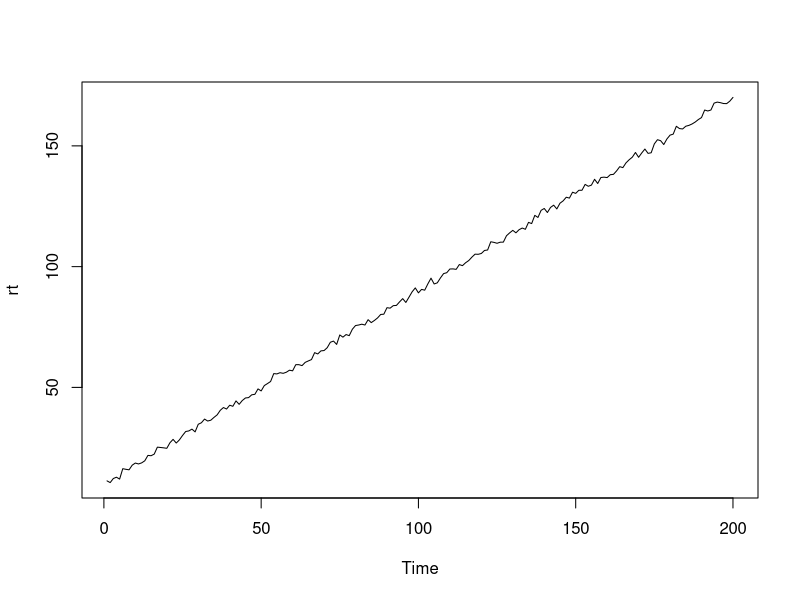
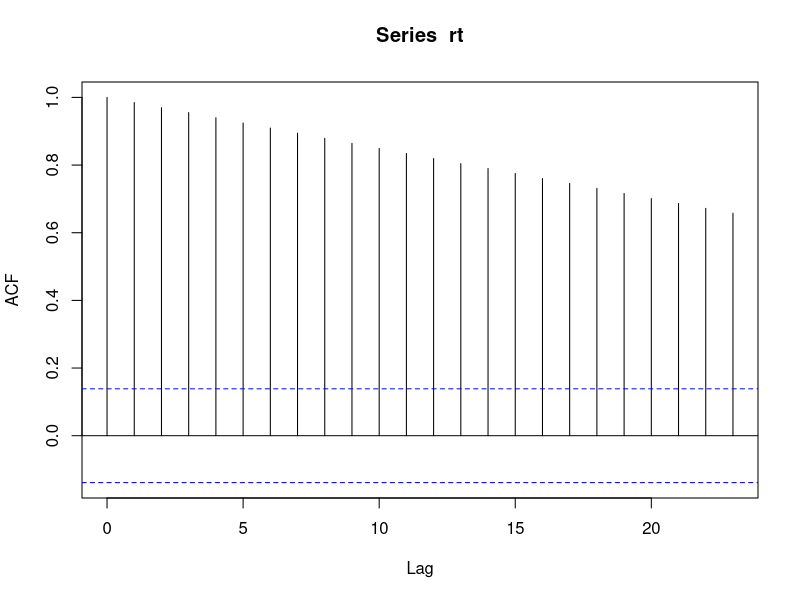
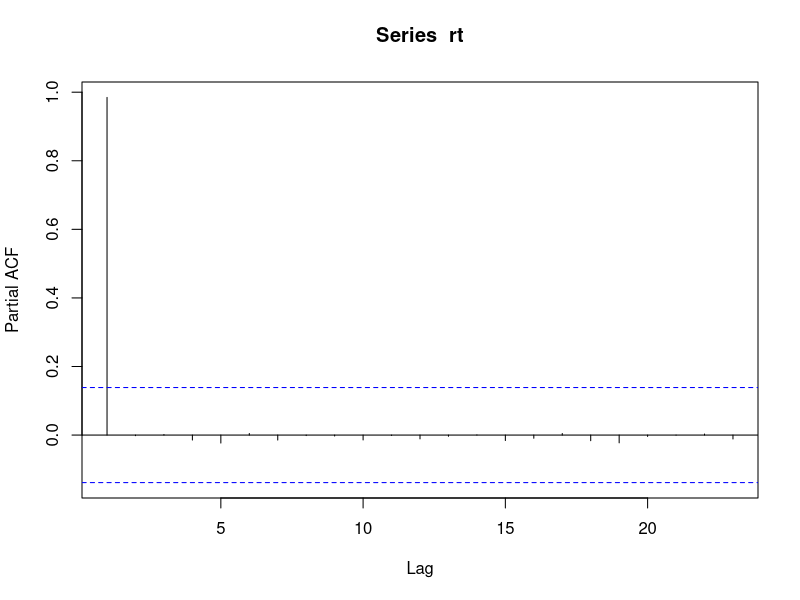
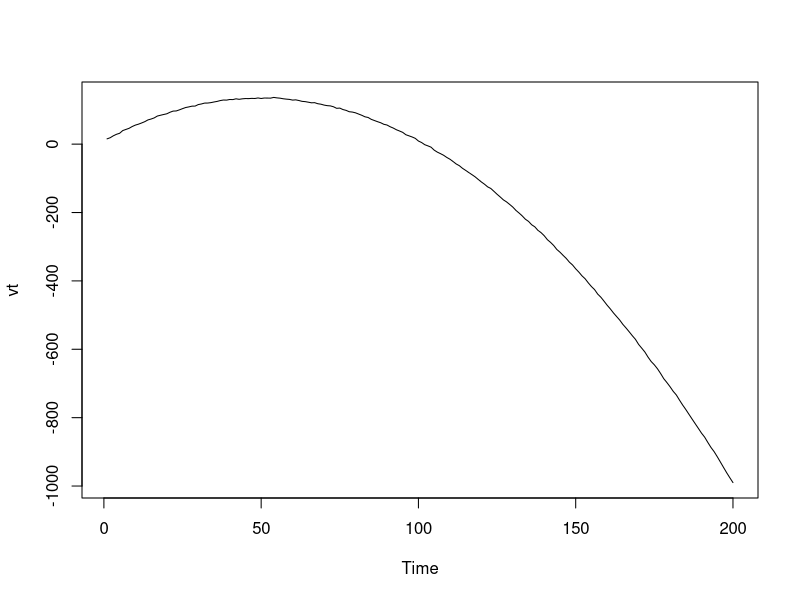
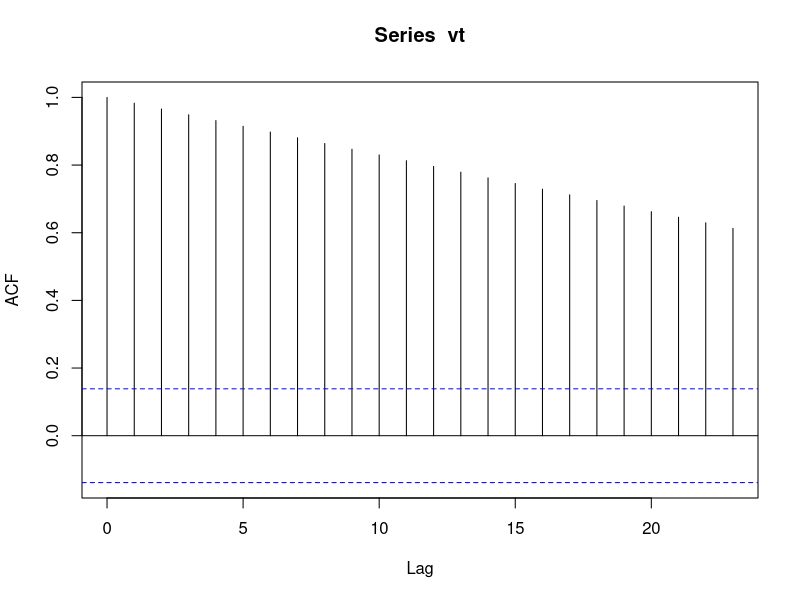
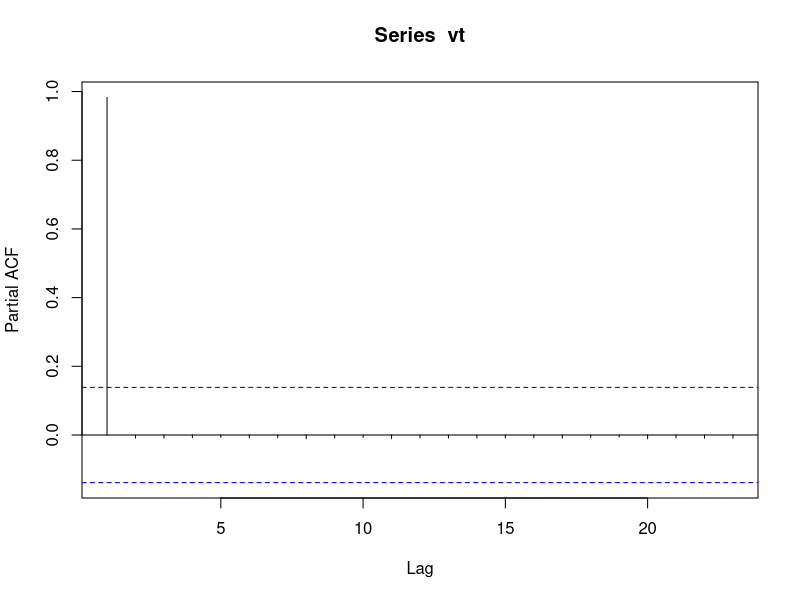
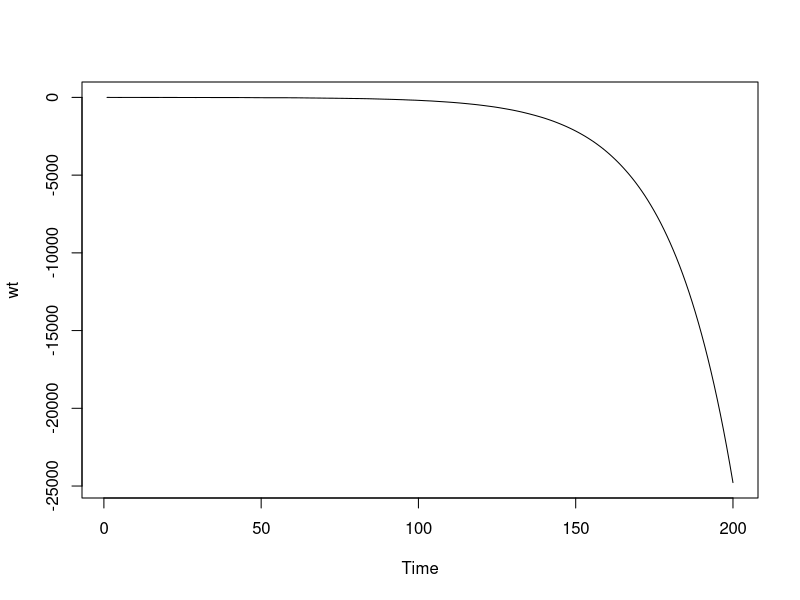
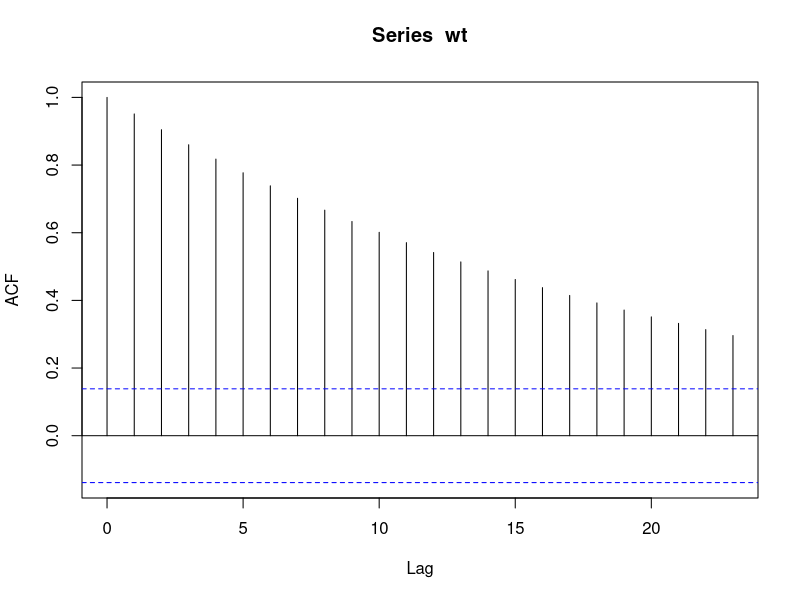

These charts were generated, in order, by the following R code:
#**TAller 6 Nicolas Gonzalez J & Sofia Galeano F***----
#Punto 1----

#Ruido Blanco----
et = rnorm(200, mean = 0, sd = 1)
t <- (1:200)

#Series, Graficas, Facs y Facp----
rt <- ts(start=1,end=200,frequency = 1)
for (j in 1:200) rt[j]=10+0.8*t[j]+et[j]
plot(rt)
facsrt <- acf(rt)
facprt <- pacf(rt)
#

vt <- ts(start=1,end=200,frequency = 1)
for (j in 1:200) vt[j]=10+5*t[j]-0.05*((t[j])^2)+et[j]
plot(vt)
facsvt <- acf(vt)
facpvt <- pacf(vt)
#

wt <- ts(start=1,end=200,frequency = 1)
wt[1]=et[1]
for (j in 2:200) wt[j]=1.05*wt[j-1]+et[j]
plot(wt)
facswt <- acf(wt)
facpwt <- pacf(wt)
#

xt <- ts(start=1,end=200,frequency = 1)
xt[1]=et[1]
for (j in 2:200) xt[j]=xt[j-1]+et[j]
plot(xt)
facsxt <- acf(xt)
facpxt <- pacf(xt)
#

yt <- ts(start=1,end=200,frequency = 1)
yt[1]=et[1]
yt[2]=2*yt[1]+et[2]
for (j in 3:200) yt[j]=2*yt[j-1]-yt[j-2]+et[j]
plot(yt)
facsyt <- acf(yt)
facpyt <- pacf(yt)
#

at <- ts(start=1,end=200,frequency = 1)
at[1]=et[1]
for (j in 2:200) at[j]=0.7*at[j-1]+et[j]
plot(at)
facsat <- acf(at)
facpat <- pacf(at)
#

bt <- ts(start=1,end=200,frequency = 1)
bt[1]=et[1]
bt[2]=0.5*bt[1]+et[2]
for (j in 3:200) bt[j]=0.5*bt[j-1]-0.3*bt[j-2]+et[j]
plot(bt)
facsbt <- acf(bt)
facpbt <- pacf(bt)
#

ct <- ts(start=1,end=200,frequency = 1)
ct[1]=et[1]
for (j in 2:200) ct[j]=et[j]+0.7*et[j-1]
plot(ct)
facsct <- acf(ct)
facpct <- pacf(ct)
#

dt <- ts(start=1,end=200,frequency = 1)
dt[1]=et[1]
dt[2]=et[2]+0.7*et[1]
for (j in 3:200) dt[j]=et[j]+0.7*et[j-1]-0.3*et[j-2]
plot(dt)
facsdt <- acf(dt)
facpdt <- pacf(dt)
#

ft <- ts(start=1,end=200,frequency = 1)
ft[1]=et[1]
for (j in 2:200) ft[j]=0.7*ft[j-1]+et[j]+0.5*et[j-1]
plot(ft)
facsft <- acf(ft)
facpft <- pacf(ft)
#




